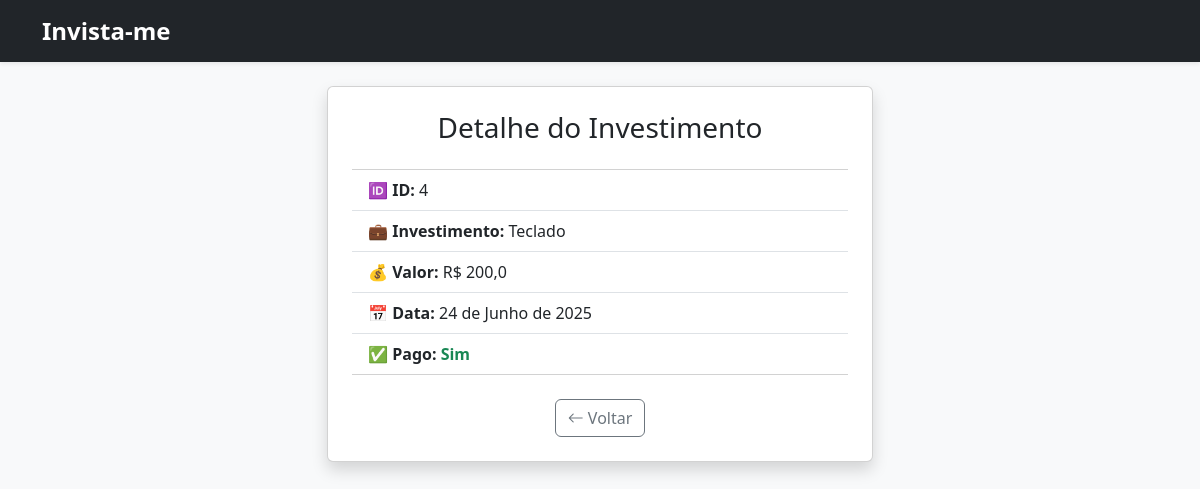
The page //4 on the database its author committed.
### invista_me/models.py (models this page shows)
class Investimento(models.Model):
    investimento = models.TextField(max_length=255)
    valor = models.FloatField()
    pago = models.BooleanField(default=False)
    data = models.DateField(default=datetime.now)

### invista_me/views.py (the view)
# urls.py: path('/<int:id_investimento>', views.detalhe, name='detalhe'),
def detalhe(request, id_investimento):
    dados = {
        'dados': Investimento.objects.get(pk=id_investimento)
    }
    return render(request, 'investimentos/detalhe.html', dados)

### invista_me/templates/investimentos/detalhe.html
{% extends 'investimentos/base.html' %}
{% block conteudo %}
<link rel="stylesheet" href="https://cdn.jsdelivr.net/npm/bootstrap-icons@1.11.3/font/bootstrap-icons.min.css">
<div class="row justify-content-center">
    <div class="col-lg-6">
        <div class="card shadow p-4 animate__animated animate__fadeInUp">
            <h3 class="mb-4 text-center">Detalhe do Investimento</h3>
            <ul class="list-group list-group-flush mb-4">
                <li class="list-group-item">
                    🆔 <strong>ID:</strong> {{ dados.id }}
                </li>
                <li class="list-group-item">
                    💼 <strong>Investimento:</strong> {{ dados.investimento }}
                </li>
                <li class="list-group-item">
                    💰 <strong>Valor:</strong> R$ {{ dados.valor }}
                </li>
                <li class="list-group-item">
                    📅 <strong>Data:</strong> {{ dados.data }}
                </li>
                <li class="list-group-item">
                    ✅ <strong>Pago:</strong>
                    {% if dados.pago %}
                        <span class="text-success fw-bold">Sim</span>
                    {% else %}
                        <span class="text-danger fw-bold">Não</span>
                    {% endif %}
                </li>
            </ul>
             <div class="text-center">
                <a href="{% url 'investimentos' %}" class="btn btn-outline-secondary">
                    <i class="bi bi-arrow-left"></i> Voltar
                </a>
            </div>
        </div>
    </div>
</div>
{% endblock %}

### invista_me/templates/investimentos/base.html (style rules this page uses)
body { background-color: #f8f9fa; }
a { text-decoration: none; }

### rows shown on the page
Investimento: id "4", investimento "Teclado", valor "200,0", data "24 de Junho de 2025"
